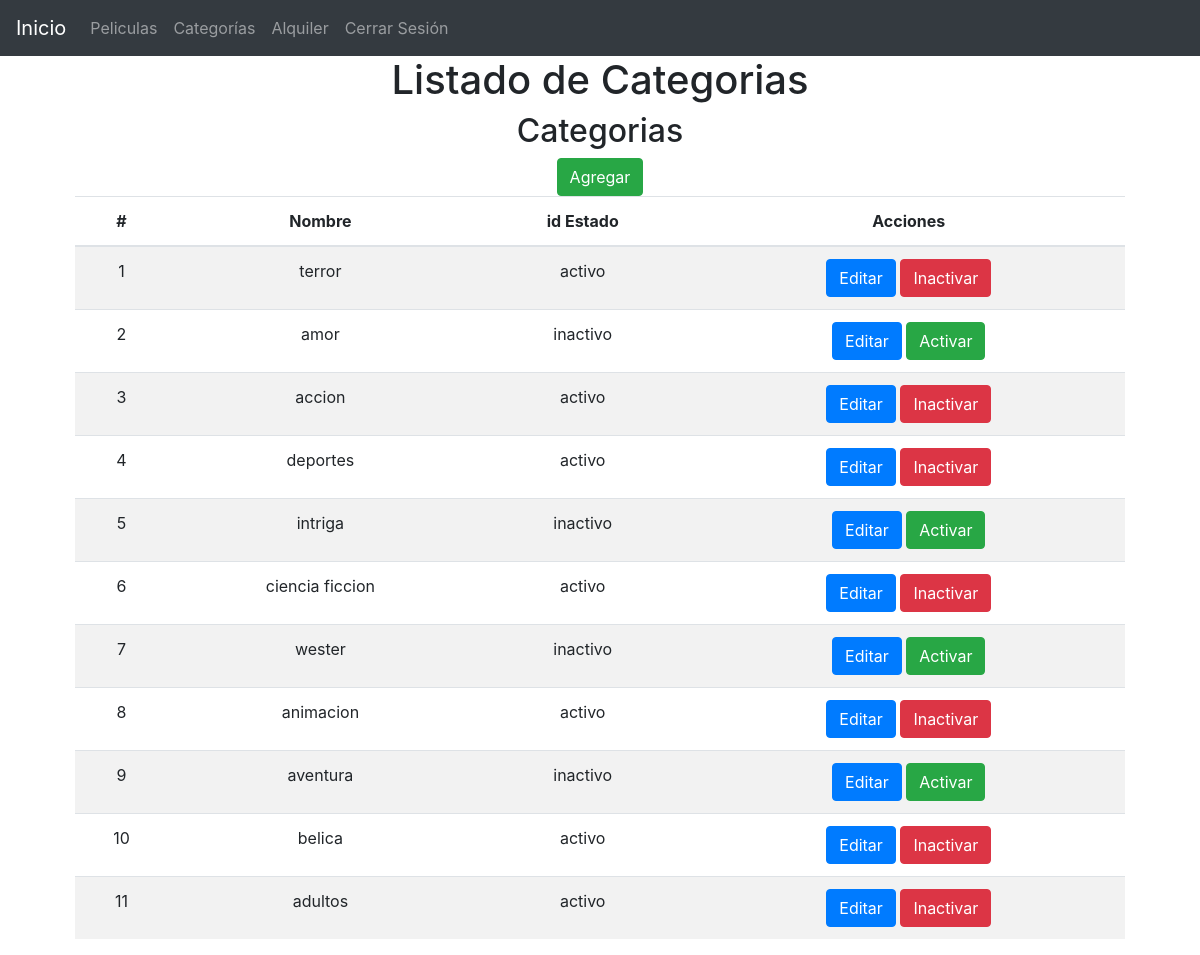
The page /?controller=Categories (signed in) on the database its author committed.
### tables this page shows
CREATE TABLE `categories` (
  `Id` int(11) NOT NULL,
  `name` varchar(100) NOT NULL,
  `status_id` int(11) NOT NULL
);

CREATE TABLE `statuses` (
  `Id` int(11) NOT NULL,
  `status` varchar(50) NOT NULL,
  `type_statuses_id` int(11) DEFAULT NULL
);

### models/Categorie.php (called while the page is built, shortened)
<?php
class Category
{
	private $pdo;
	function __construct()
	{
		try {
			$this->pdo =new Database;
		} catch (PDOExeption $e) {
			die($e->getMessage());
		}
	}
	public function getALL()
	{
		try {
			$strSql = "SELECT u.*, s.status as status FROM categories u INNER JOIN statuses s ON s.Id = u.status_id ORDER BY u.Id ASC";
			$query =$this->pdo->select($strSql);
			return $query;
		} catch (PDOException $e) {
			die($e->getMessage());
		}
	}
}

### providers/Database.php (called while the page is built, shortened)
<?php
	class Database extends PDO
	{
		public function select($strSql, $arrayData = array(), $fetchMode = PDO::FETCH_OBJ)
		{
			$query = $this->prepare($strSql);
			if(!$query->execute()) {
				echo "Error, la Consulta no se Realizó";
			} else {
				return $query->fetchAll($fetchMode);
			}
		}
	}

### views/Categories/list.php (the view)
	<main class="container">
	<section class="col-md-12 text-center">
		<h1>Listado de Categorias</h1>
		<div>
			<h2>Categorias</h2>
			<a href="?controller=Categories&method=add" class="btn btn-success">Agregar</a>
		</div>
		<section class="col-md-12 table-responsive">
			<table class="table table-striped table-hover">
			  <thead>
			    <tr>
			      <th>#</th>
			      <th>Nombre</th>
			      <th>id Estado</th>
			      <th>Acciones</th>
			    </tr>
			  </thead>
			  <tbody>
			  	<?php foreach ($categoriesSave as $Categories) : ?>
				    <tr>
				      <td><?php echo $Categories->Id ?></td>
				      <td><?php echo $Categories->name?></td>
				      <td><?php echo $Categories->status ?></td>
				      <td>
				      	<a href="?controller=Categories&method=edit&Id=<?php echo $Categories->Id ?>" class="btn btn-primary">Editar</a>
				      	<?php
				      	if ($Categories->status_id ==1) {
				    	?>
                         <a href="?controller=Categories&method=updateStatus&Id=<?php echo $Categories->Id ?>" class="btn btn-danger">Inactivar</a>
                         <?php
                           }else  {
                           	?>
                           	<a href="?controller=Categories&method=updateStatus&Id=<?php echo $Categories->Id ?>" class="btn btn-success">Activar</a>
                           	<?php
                           }
                         ?>
				      </td>
				    </tr>
				  <?php endforeach ?>
			  </tbody>
			</table>
		</section>
	</section>
</main>

### rows shown on the page
categories: Id "1", name "terror", status.status "activo"
categories: Id "2", name "amor", status.status "inactivo"
categories: Id "3", name "accion", status.status "activo"
categories: Id "4", name "deportes", status.status "activo"
categories: Id "5", name "intriga", status.status "inactivo"
categories: Id "6", name "ciencia ficcion", status.status "activo"
categories: Id "7", name "wester", status.status "inactivo"
categories: Id "8", name "animacion", status.status "activo"
categories: Id "9", name "aventura", status.status "inactivo"
categories: Id "10", name "belica", status.status "activo"
categories: Id "11", name "adultos", status.status "activo"
